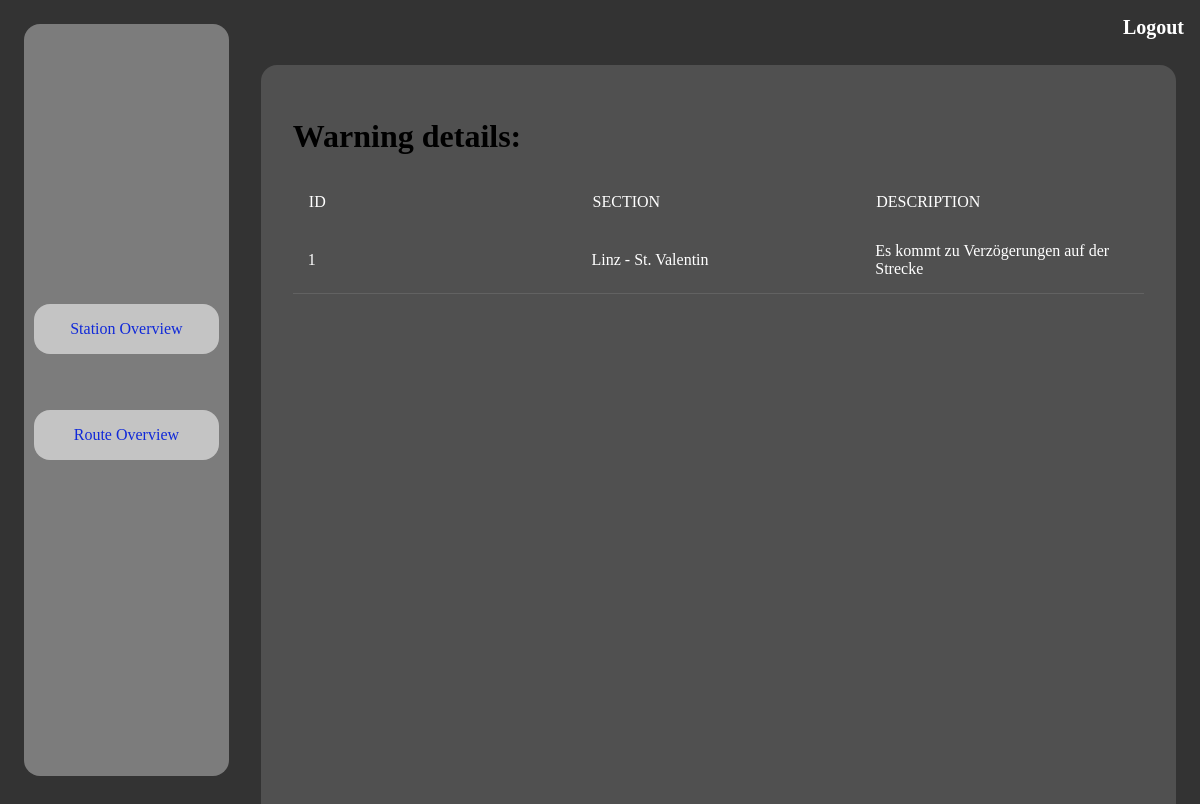
The page /warning/detail/ma/2 (signed in) on the database its author committed.
### app/models.py (models this page shows)
class Warning(db.Model):
    id = db.Column(db.Integer, primary_key=True)
    description = db.Column(db.String)
    section = db.Column(db.Integer, db.ForeignKey('section.id'))

### app/routes.py (the view)
@app.route('/warning/detail/ma/<routeID>', methods=['GET', 'POST'])
@login_required
def warning_ma_detail(routeID):
    route = Route.query.filter_by(id=routeID).first()
    warning = Warning.query.all()
    return render_template('warning_ma_detail.html', title='Warning', route=route, warning=warning)

### app/models.py (called while the page is built)
@login.user_loader
def load_user(id):
    return User.query.get(int(id))

### app/templates/warning_ma_detail.html
{% extends "base_ma.html" %}
{% block content %}
    <div id="body">
    <h1>Warning details:</h1>
<table id="customers">
    <tr>
        <th>ID </th>
        <th>Section</th>
        <th>Description</th>
    </tr>
        {% for section in route.routeSection.all() %}
                    {% for w in warning %}
                        {% if section.name == w.section %}
                            <tr>
                            <td> {{ w.id }}</td>
                            <td>{{ w.section }}</td>
                            <td>{{ w.description }}</td>
                            </tr>
                        {% endif %}
                    {% endfor %}
    {% endfor %}
</table>
    </div>
{% endblock %}

### app/static/stylesheet.css (style rules this page uses)
*, *::before, *::after { box-sizing: border-box; }
body { background-color: #333333; }
table { width: 100%; table-layout: fixed; border-collapse: collapse; }
th { padding: 1rem; text-align: left; color: #fff; text-transform: uppercase; font-weight: normal; }
td { padding: 15px; text-align: left; vertical-align: middle; color: #fff; border-bottom: solid 1px rgba(255, 255, 255, 0.1); }

### rows shown on the page
Warning: id "1", section "Linz - St. Valentin", description "Es kommt zu Verzögerungen auf der Strecke"
